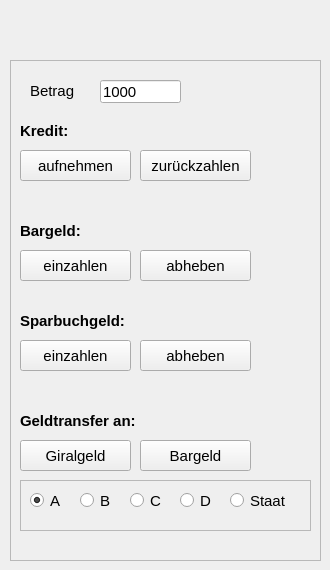
    <widget class="QWidget" name="page">
     <widget class="QFrame" name="frame">
      <property name="geometry">
       <rect>
        <x>10</x>
        <y>60</y>
        <width>311</width>
        <height>501</height>
       </rect>
      </property>
      <property name="font">
       <font>
        <pointsize>11</pointsize>
        <weight>75</weight>
        <bold>true</bold>
       </font>
      </property>
      <property name="frameShape">
       <enum>QFrame::StyledPanel</enum>
      </property>
      <property name="frameShadow">
       <enum>QFrame::Raised</enum>
      </property>
      <widget class="QLabel" name="label_2">
       <property name="geometry">
        <rect>
         <x>20</x>
         <y>20</y>
         <width>71</width>
         <height>21</height>
        </rect>
       </property>
       <property name="font">
        <font>
         <pointsize>11</pointsize>
         <weight>50</weight>
         <bold>false</bold>
        </font>
       </property>
       <property name="text">
        <string>Betrag</string>
       </property>
      </widget>
      <widget class="QLineEdit" name="lineEditGeldBetragPersonen">
       <property name="geometry">
        <rect>
         <x>90</x>
         <y>20</y>
         <width>81</width>
         <height>23</height>
        </rect>
       </property>
       <property name="font">
        <font>
         <pointsize>11</pointsize>
         <weight>50</weight>
         <bold>false</bold>
        </font>
       </property>
       <property name="text">
        <string>1000</string>
       </property>
      </widget>
      <widget class="QPushButton" name="pushButtonKreditBeiDerBankAufnehmen">
       <property name="geometry">
        <rect>
         <x>10</x>
         <y>90</y>
         <width>111</width>
         <height>31</height>
        </rect>
       </property>
       <property name="font">
        <font>
         <pointsize>11</pointsize>
         <weight>50</weight>
         <bold>false</bold>
        </font>
       </property>
       <property name="text">
        <string>aufnehmen</string>
       </property>
      </widget>
      <widget class="QPushButton" name="pushButtonKreditBeiDerBankZurueckzahlen">
       <property name="geometry">
        <rect>
         <x>130</x>
         <y>90</y>
         <width>111</width>
         <height>31</height>
        </rect>
       </property>
       <property name="font">
        <font>
         <pointsize>11</pointsize>
         <weight>50</weight>
         <bold>false</bold>
        </font>
       </property>
       <property name="text">
        <string>zurückzahlen</string>
       </property>
      </widget>
      <widget class="QPushButton" name="pushButtonBargeldAmBankschalterEinzahlen">
       <property name="geometry">
        <rect>
         <x>10</x>
         <y>190</y>
         <width>111</width>
         <height>31</height>
        </rect>
       </property>
       <property name="font">
        <font>
         <weight>50</weight>
         <bold>false</bold>
        </font>
       </property>
       <property name="text">
        <string>einzahlen</string>
       </property>
      </widget>
      <widget class="QPushButton" name="pushButtonBargeldAmBankschalterAbheben">
       <property name="geometry">
        <rect>
         <x>130</x>
         <y>190</y>
         <width>111</width>
         <height>31</height>
        </rect>
       </property>
       <property name="font">
        <font>
         <weight>50</weight>
         <bold>false</bold>
        </font>
       </property>
       <property name="text">
        <string>abheben</string>
       </property>
      </widget>
      <widget class="QPushButton" name="pushButtonGiralgeldUeberweisen">
       <property name="geometry">
        <rect>
         <x>10</x>
         <y>380</y>
         <width>111</width>
         <height>31</height>
        </rect>
       </property>
       <property name="font">
        <font>
         <weight>50</weight>
         <bold>false</bold>
        </font>
       </property>
       <property name="text">
        <string>Giralgeld</string>
       </property>
      </widget>
      <widget class="QPushButton" name="pushButtonPersonGibtAndererPersonBargeld">
       <property name="geometry">
        <rect>
         <x>130</x>
         <y>380</y>
         <width>111</width>
         <height>31</height>
        </rect>
       </property>
       <property name="font">
        <font>
         <weight>50</weight>
         <bold>false</bold>
        </font>
       </property>
       <property name="text">
        <string>Bargeld</string>
       </property>
      </widget>
      <widget class="QFrame" name="frame_2">
       <property name="geometry">
        <rect>
         <x>10</x>
         <y>420</y>
         <width>291</width>
         <height>51</height>
        </rect>
       </property>
       <property name="frameShape">
        <enum>QFrame::StyledPanel</enum>
       </property>
       <property name="frameShadow">
        <enum>QFrame::Raised</enum>
       </property>
       <widget class="QRadioButton" name="radioButtonAnA">
        <property name="geometry">
         <rect>
          <x>10</x>
          <y>10</y>
          <width>41</width>
          <height>21</height>
         </rect>
        </property>
        <property name="font">
         <font>
          <weight>50</weight>
          <bold>false</bold>
         </font>
        </property>
        <property name="text">
         <string>A</string>
        </property>
        <property name="checked">
         <bool>true</bool>
        </property>
       </widget>
       <widget class="QRadioButton" name="radioButtonAnB">
        <property name="geometry">
         <rect>
          <x>60</x>
          <y>10</y>
          <width>41</width>
          <height>21</height>
         </rect>
        </property>
        <property name="font">
         <font>
          <weight>50</weight>
          <bold>false</bold>
         </font>
        </property>
        <property name="text">
         <string>B</string>
        </property>
       </widget>
       <widget class="QRadioButton" name="radioButtonAnC">
        <property name="geometry">
         <rect>
          <x>110</x>
          <y>10</y>
          <width>41</width>
          <height>21</height>
         </rect>
        </property>
        <property name="font">
         <font>
          <weight>50</weight>
          <bold>false</bold>
         </font>
        </property>
        <property name="text">
         <string>C</string>
        </property>
       </widget>
       <widget class="QRadioButton" name="radioButtonAnD">
        <property name="geometry">
         <rect>
          <x>160</x>
          <y>10</y>
          <width>41</width>
          <height>21</height>
         </rect>
        </property>
        <property name="font">
         <font>
          <weight>50</weight>
          <bold>false</bold>
         </font>
        </property>
        <property name="text">
         <string>D</string>
        </property>
       </widget>
       <widget class="QRadioButton" name="radioButtonAnStaat">
        <property name="geometry">
         <rect>
          <x>210</x>
          <y>10</y>
          <width>71</width>
          <height>21</height>
         </rect>
        </property>
        <property name="font">
         <font>
          <weight>50</weight>
          <bold>false</bold>
         </font>
        </property>
        <property name="text">
         <string>Staat</string>
        </property>
       </widget>
      </widget>
      <widget class="QLabel" name="label_14">
       <property name="geometry">
        <rect>
         <x>10</x>
         <y>160</y>
         <width>101</width>
         <height>21</height>
        </rect>
       </property>
       <property name="text">
        <string>Bargeld:</string>
       </property>
      </widget>
      <widget class="QLabel" name="label_15">
       <property name="geometry">
        <rect>
         <x>10</x>
         <y>60</y>
         <width>111</width>
         <height>21</height>
        </rect>
       </property>
       <property name="text">
        <string>Kredit:</string>
       </property>
      </widget>
      <widget class="QLabel" name="label_21">
       <property name="geometry">
        <rect>
         <x>10</x>
         <y>350</y>
         <width>151</width>
         <height>21</height>
        </rect>
       </property>
       <property name="text">
        <string>Geldtransfer an:</string>
       </property>
      </widget>
      <widget class="QLabel" name="label_7">
       <property name="geometry">
        <rect>
         <x>10</x>
         <y>250</y>
         <width>161</width>
         <height>21</height>
        </rect>
       </property>
       <property name="text">
        <string>Sparbuchgeld:</string>
       </property>
      </widget>
      <widget class="QPushButton" name="pushButtonSparbuchgeldEinzahlen">
       <property name="geometry">
        <rect>
         <x>10</x>
         <y>280</y>
         <width>111</width>
         <height>31</height>
        </rect>
       </property>
       <property name="font">
        <font>
         <weight>50</weight>
         <bold>false</bold>
        </font>
       </property>
       <property name="text">
        <string>einzahlen</string>
       </property>
      </widget>
      <widget class="QPushButton" name="pushButtonSparbuchgeldAbheben">
       <property name="geometry">
        <rect>
         <x>130</x>
         <y>280</y>
         <width>111</width>
         <height>31</height>
        </rect>
       </property>
       <property name="font">
        <font>
         <weight>50</weight>
         <bold>false</bold>
        </font>
       </property>
       <property name="text">
        <string>abheben</string>
       </property>
      </widget>
     </widget>
    </widget>
